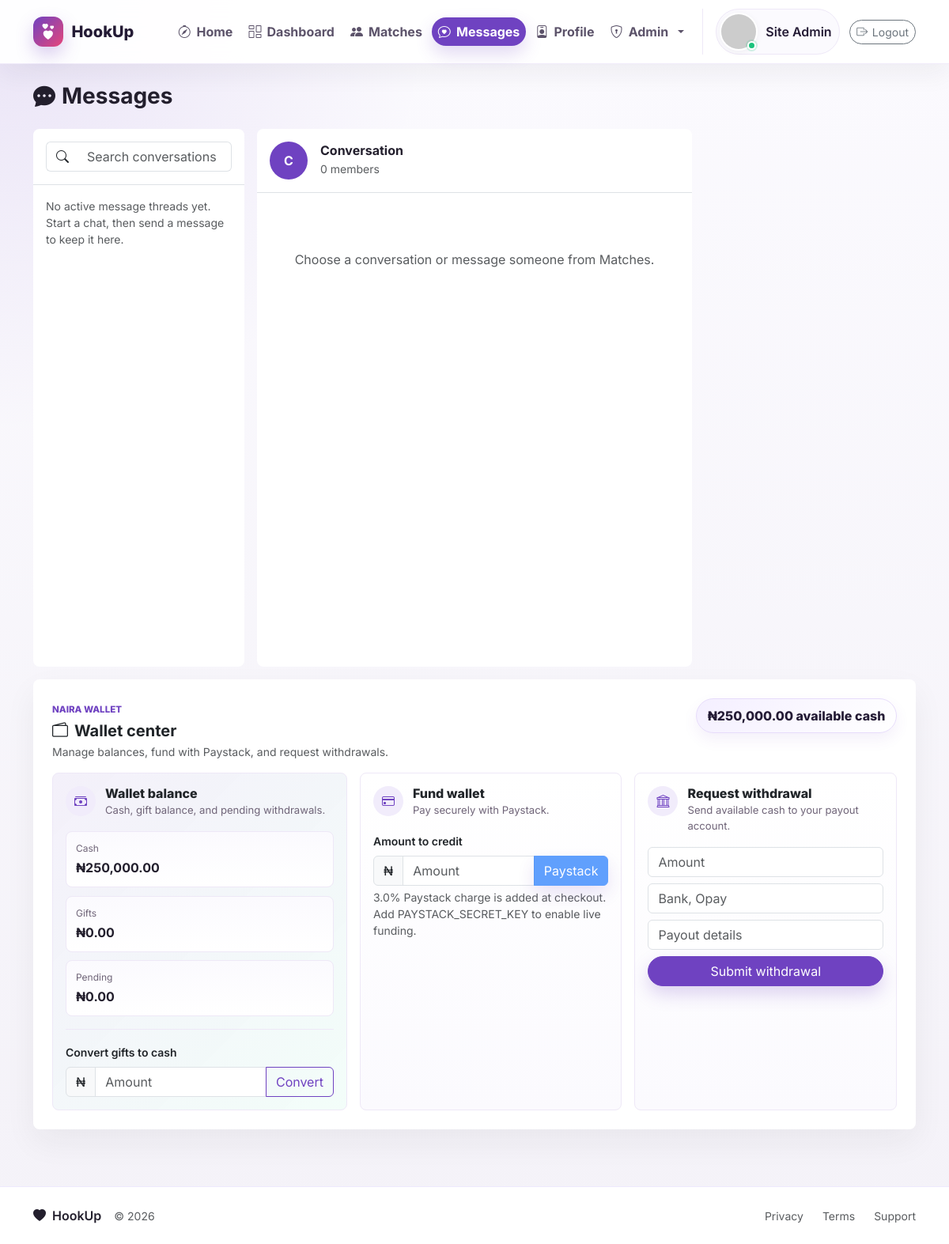
Screenshot of /messages.php (signed in) with the database file from the repository.
### tables this page shows
CREATE TABLE IF NOT EXISTS profiles (
  user_id BIGINT UNSIGNED PRIMARY KEY,
  display_name VARCHAR(120) NOT NULL,
  username VARCHAR(40) NOT NULL UNIQUE,
  age TINYINT UNSIGNED NOT NULL,
  city VARCHAR(120) NOT NULL,
  gender ENUM('female', 'male', 'non_binary') NOT NULL DEFAULT 'female',
  looking_for ENUM('female', 'male', 'everyone') NOT NULL DEFAULT 'everyone',
  profile_visibility ENUM('public', 'matches', 'private') NOT NULL DEFAULT 'public',
  bio TEXT NOT NULL,
  avatar_url VARCHAR(500) NULL,
  is_featured TINYINT(1) NOT NULL DEFAULT 0,
  created_at DATETIME NOT NULL DEFAULT CURRENT_TIMESTAMP,
  updated_at DATETIME NOT NULL DEFAULT CURRENT_TIMESTAMP ON UPDATE CURRENT_TIMESTAMP,
  CONSTRAINT fk_profiles_user FOREIGN KEY (user_id) REFERENCES users(id) ON DELETE CASCADE,
  INDEX idx_profiles_city (city),
  INDEX idx_profiles_gender (gender),
  INDEX idx_profiles_featured (is_featured)
);

CREATE TABLE IF NOT EXISTS wallet_accounts (
  id BIGINT UNSIGNED AUTO_INCREMENT PRIMARY KEY,
  user_id BIGINT UNSIGNED NOT NULL UNIQUE,
  cash_balance DECIMAL(12,2) NOT NULL DEFAULT 0.00,
  gift_balance DECIMAL(12,2) NOT NULL DEFAULT 0.00,
  pending_withdrawal DECIMAL(12,2) NOT NULL DEFAULT 0.00,
  created_at DATETIME NOT NULL DEFAULT CURRENT_TIMESTAMP,
  updated_at DATETIME NOT NULL DEFAULT CURRENT_TIMESTAMP ON UPDATE CURRENT_TIMESTAMP,
  CONSTRAINT fk_wallet_accounts_user FOREIGN KEY (user_id) REFERENCES users(id) ON DELETE CASCADE,
  CONSTRAINT chk_wallet_nonnegative CHECK (cash_balance >= 0 AND gift_balance >= 0 AND pending_withdrawal >= 0)
);

### messages.php (the view, shortened to what the rows shown need)
<?php
require __DIR__ . '/app/bootstrap.php';
$user = require_auth();
$search = trim((string) ($_GET['search'] ?? ''));
$conversations = get_conversations((int) $user['id'], $search);
$selectedId = filter_input(INPUT_GET, 'conversation_id', FILTER_VALIDATE_INT) ?: (int) ($conversations[0]['id'] ?? 0);
$members = $selectedId ? get_conversation_members($selectedId) : [];
$titleMembers = array_values(array_filter($members, fn ($member) => (int) $member['user_id'] !== (int) $user['id']));
$conversationTitle = $titleMembers ? implode(', ', array_column($titleMembers, 'display_name')) : 'Conversation';
$wallet = ensure_wallet_account((int) $user['id']);
$walletTransactions = get_wallet_transactions((int) $user['id']);
$activePage = 'messages';
require APP_ROOT . '/app/layout-header.php';
?>
<div class="d-flex justify-content-between align-items-center mb-4">
  <h1 class="h3 fw-bold mb-0"><i class="bi bi-chat-dots-fill me-2 brand-icon"></i>Messages</h1>
</div>
<div class="row g-3 message-layout">
  <div class="col-xl-9 col-lg-8">
    <div class="row g-3 align-items-stretch">
      <div class="col-xl-8">
        <div class="chat-window">
          <div class="p-3 border-bottom d-flex align-items-center gap-3">
            <div class="flex-grow-1">
              <h2 class="h6 fw-bold mb-0"><?= e($conversationTitle) ?></h2>
            </div>
          </div>
        </div>
      </div>
    </div>
  </div>
</div>
<div class="card p-4 wallet-panel horizontal-wallet-panel message-wallet-below mt-3">
    <div class="d-flex flex-wrap justify-content-between align-items-start gap-3 mb-3">
      <div>
        <span class="tool-eyebrow">Naira wallet</span>
        <h2 class="h5 fw-bold mb-1"><i class="bi bi-wallet2 me-2 brand-icon"></i>Wallet center</h2>
        <p class="text-muted small mb-0">Manage balances, fund with Paystack, and request withdrawals.</p>
      </div>
      <span class="wallet-balance-pill"><?= e(money_naira((float) $wallet['cash_balance'])) ?> available cash</span>
    </div>
    <div class="wallet-center-grid">
      <section class="wallet-center-section wallet-center-balances">
        <div class="wallet-metrics horizontal-wallet-metrics">
          <div><span>Cash</span><strong><?= e(money_naira((float) $wallet['cash_balance'])) ?></strong></div>
          <div><span>Gifts</span><strong><?= e(money_naira((float) $wallet['gift_balance'])) ?></strong></div>
          <div><span>Pending</span><strong><?= e(money_naira((float) $wallet['pending_withdrawal'])) ?></strong></div>
        </div>
      </section>
    </div>
</div>
<?php require APP_ROOT . '/app/layout-footer.php'; ?>

### app/layout-header.php (shortened to what the rows shown need)
<?php
$authUser = current_user();
$activePage = $activePage ?? '';
$bodyClass = $bodyClass ?? '';
?>
<!DOCTYPE html>
<html lang="en">
<head>
  <link href="https://cdn.jsdelivr.net/npm/bootstrap@5.3.2/dist/css/bootstrap.min.css" rel="stylesheet">
  <link rel="stylesheet" href="https://cdn.jsdelivr.net/npm/bootstrap-icons@1.11.3/font/bootstrap-icons.min.css">
  <link rel="stylesheet" href="<?= e(public_path('assets/css/app.css?v=20261014a')) ?>">
</head>
<body class="<?= e($bodyClass) ?>">
<nav class="navbar navbar-expand-lg app-navbar sticky-top">
  <div class="container">
    <div class="collapse navbar-collapse" id="mainNav">
      <?php if ($authUser): ?>
        <ul class="navbar-nav app-nav-links me-auto mb-2 mb-lg-0">
          <li class="nav-item"><a class="nav-link <?= $activePage === 'home' ? 'active-page' : '' ?>" href="<?= e(url('index.php')) ?>"><i class="bi bi-compass"></i><span>Home</span></a></li>
          <li class="nav-item"><a class="nav-link <?= $activePage === 'dashboard' ? 'active-page' : '' ?>" href="<?= e(url('dashboard.php')) ?>"><i class="bi bi-columns-gap"></i><span>Dashboard</span></a></li>
          <li class="nav-item"><a class="nav-link <?= $activePage === 'matches' ? 'active-page' : '' ?>" href="<?= e(url('matches.php')) ?>"><i class="bi bi-people-fill"></i><span>Matches</span></a></li>
          <li class="nav-item"><a class="nav-link <?= $activePage === 'messages' ? 'active-page' : '' ?>" href="<?= e(url('messages.php')) ?>"><i class="bi bi-chat-heart"></i><span>Messages</span></a></li>
          <li class="nav-item"><a class="nav-link <?= $activePage === 'profile' ? 'active-page' : '' ?>" href="<?= e(url('profile.php')) ?>"><i class="bi bi-person-badge"></i><span>Profile</span></a></li>
          <?php if (($authUser['role'] ?? '') === 'admin'): ?>
            <li class="nav-item dropdown">
              <a class="nav-link dropdown-toggle <?= strpos($activePage, 'admin') === 0 ? 'active-page' : '' ?>" href="#" role="button" data-bs-toggle="dropdown">
                <i class="bi bi-shield-lock"></i><span>Admin</span>
              </a>
            </li>
          <?php endif; ?>
        </ul>
        <div class="app-user-area">
          <a href="<?= e(url('profile.php')) ?>" class="app-user-chip">
            <?= profile_avatar($authUser, 'profile-avatar', ['alt' => 'My avatar']) ?>
            <span class="fw-semibold d-none d-lg-block"><?= e($authUser['display_name'] ?: $authUser['email']) ?></span>
          </a>
          <form method="post" action="<?= e(url('logout.php')) ?>" class="m-0">
            <button class="btn btn-outline-secondary btn-sm rounded-pill app-logout-btn" title="Logout"><i class="bi bi-box-arrow-right"></i><span>Logout</span></button>
          </form>
        </div>
      <?php endif; ?>
    </div>
  </div>
</nav>
<main class="container py-4">

### rows the page displays
profiles: display_name "Site Admin"
wallet_accounts: cash_balance "₦250,000.00", gift_balance "₦0.00", pending_withdrawal "₦0.00"

### other values shown
config_value('app.name', 'HookUp') "HookUp"
mb_substr($conversationTitle, 0, 1) "C"
$conversationTitle "Conversation"
count($members) "0"
$paystackChargePercent "3.0"
